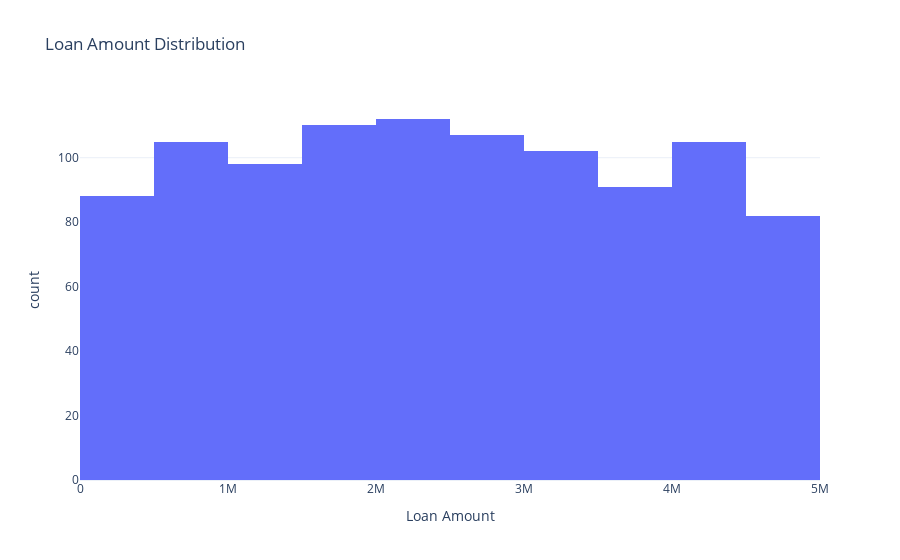

The notebook cell saved with this chart:
### Code cell
# now let have  a look on the distribution of the lpoan amount in the data

loan_amount_fig = px.histogram(df, x = 'Loan Amount',
                              nbins=20,
                              title='Loan Amount Distribution')

loan_amount_fig.show()

### Figure 1 — Plotly figure (JSON) as saved in the notebook; plotly's stock layout.template omitted (floating-point values rounded to 4 significant figures; data arrays with more than 128 entries replaced by an {"elided": "..."} marker saying what was removed)
{"data": [{"alignmentgroup": "True", "bingroup": "x", "hovertemplate": "Loan Amount=%{x}<br>count=%{y}<extra></extra>", "legendgroup": "", "marker": {"color": "#636efa", "pattern": {"shape": ""}}, "name": "", "nbinsx": 20, "offsetgroup": "", "orientation": "v", "showlegend": false, "type": "histogram", "x": {"elided": "1000 int values"}, "xaxis": "x", "yaxis": "y"}], "layout": {"barmode": "relative", "legend": {"tracegroupgap": 0}, "title": {"text": "Loan Amount Distribution"}, "xaxis": {"anchor": "y", "domain": [0, 1], "title": {"text": "Loan Amount"}}, "yaxis": {"anchor": "x", "domain": [0, 1], "title": {"text": "count"}}}}
